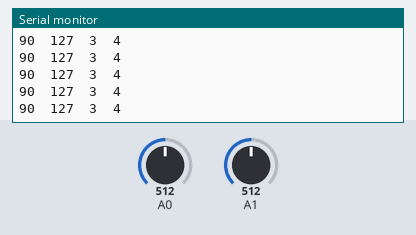
Recording of a sketch running on a simulated Arduino Uno, built with avr-gcc and run on an emulated ATmega328P. On the bench: the last lines printed to the serial monitor. The inputs (shaded band) are chosen by the test bench; at power-on: A0 = 512, A1 = 512. No radio packets arrive unless stated.

Above: at 1.2 s.
1.3 s: A0 set to 716
At 1.34 s:
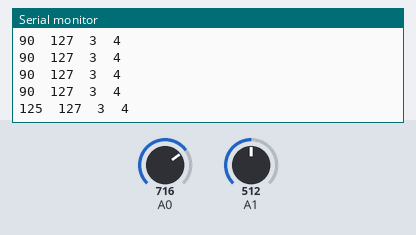
2.8 s: A1 set to 716
At 2.83 s:
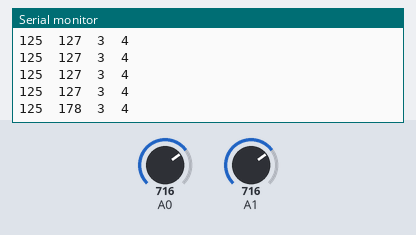
4.3 s: A0 set to 900
At 4.32 s:
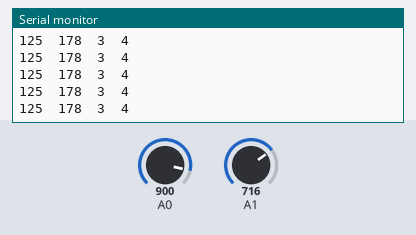
5.8 s: A1 set to 900
At 5.81 s:
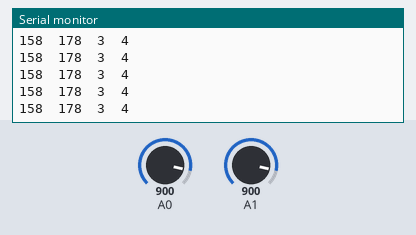
Timing chart, 0 to 8.3 s (numbered marks = the images above; inputs shaded):
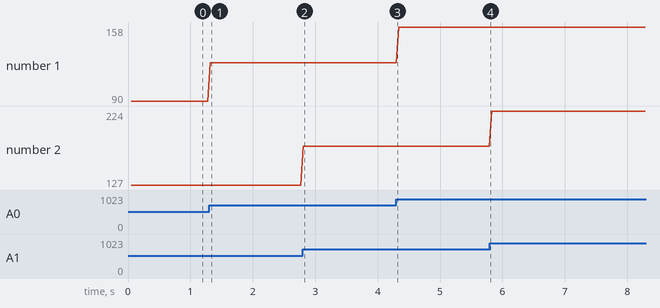

The sketch:

tx_vorkingFinal.ino
```cpp
#include "SPI.h"
#include "nRF24L01.h"
#include "RF24.h"

const byte pipe[6] = "00007";           // адрес передатчика
uint8_t ch = 120;
// выбор радиоканала (0 - 127)
RF24 radio(9,10);                       // (CE, CS)

// Структура для хранения RC-команды (4 байта)
struct ControlData {
  uint8_t joyXL;         // ось X вниз 0...255
  uint8_t joyXH;         // ось X вверх 0...255
  uint8_t joyYL;         // ось Y влево 0...255
  uint8_t joyYH;         // ось Y вправо 0...255
  uint8_t button123;     // кнопки 3 шт побитно
} control_data;

void setup() {
  control_data.joyXL = 1;
  control_data.joyXH = 2;
  control_data.joyYL = 3;
  control_data.joyYH = 4;
  control_data.button123 = 5;

  Serial.begin(115200);

  radio.begin();
  radio.setChannel(ch); // выбор радиоканала (0 - 127)
  radio.setDataRate(RF24_1MBPS); // скорость RF24_250KBPS, RF24_1MBPS, RF24_2MBPS
  radio.setPALevel(RF24_PA_HIGH); // мощность _MIN=-18dBm, _LOW=-12dBm, _MED=-6dBM
  radio.openWritingPipe(pipe);
  radio.stopListening();
}


void loop() {
  delay(40);
  control_data.joyXL = map(analogRead(A0),0,1023,0,180);
    control_data.joyXH = map(analogRead(A1),0,1023,0,255);

  // передача радиокоманды
  radio.write(&control_data, sizeof(control_data));
  radio.write(&control_data, sizeof(control_data));
 Serial.print(control_data.joyXL);
    Serial.print('\t');
    Serial.print(control_data.joyXH);
    Serial.print('\t');
    Serial.print(control_data.joyYL);
    Serial.print('\t');
    Serial.print(control_data.joyYH);
    Serial.print('\t');
  Serial.println();
}
```

Measured:
- after the input at 1.3 s, the serial monitor: prints a new line at once (image 1)
- after the input at 2.8 s, the serial monitor: prints a new line at once (image 2)
- plotted number 1: 90 → 125 after the input at 1.3 s, 125 → 158 after the input at 4.3 s
- plotted number 2: 127 → 178 after the input at 2.8 s, 178 → 224 after the input at 5.8 s
